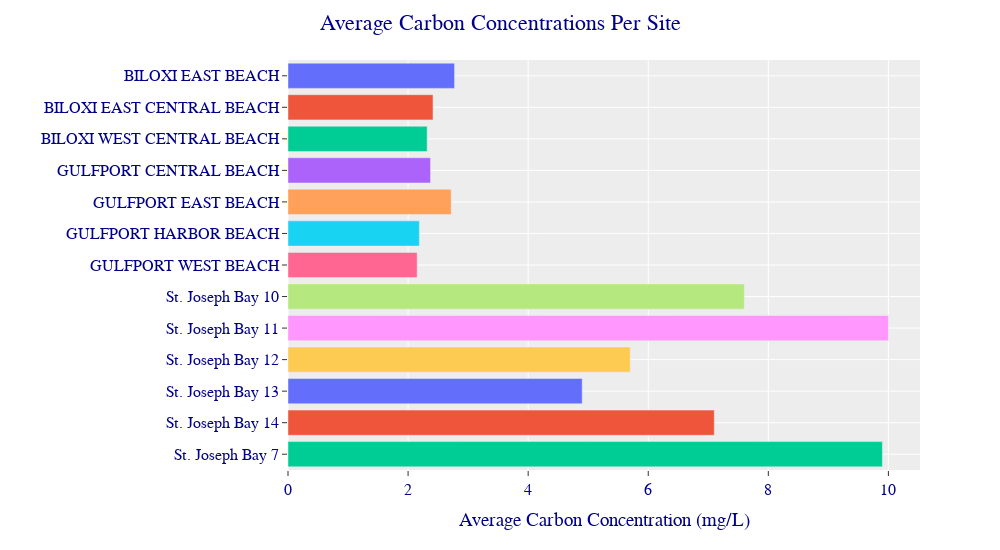

The notebook cell saved with this chart:
### Code cell
fig = px.bar(DFCombined,
                 x='ResultMeasureValue_x',
             y = 'MonitoringLocationName_x',
                   color = 'MonitoringLocationName_x')

fig.update_layout(template="ggplot2",
                  title='Average Carbon Concentrations Per Site',
                  title_x=0.5,
                  yaxis={'categoryorder': 'category descending'},
                  xaxis_title="Average Carbon Concentration (mg/L)",
                  yaxis_title="",
                  showlegend = False,
                  font={'family':"Gravitas One, monospace",'size':16,'color':"Darkblue"},
                  autosize=False,
                  width=1000,
                  height=550)
fig.show()

### Figure 1 — Plotly figure (JSON) as saved in the notebook; plotly's stock layout.template omitted (floating-point values rounded to 4 significant figures)
{"data": [{"alignmentgroup": "True", "hovertemplate": "MonitoringLocationName_x=%{y}<br>ResultMeasureValue_x=%{x}<extra></extra>", "legendgroup": "BILOXI EAST BEACH", "marker": {"color": "#636efa", "pattern": {"shape": ""}}, "name": "BILOXI EAST BEACH", "offsetgroup": "BILOXI EAST BEACH", "orientation": "h", "showlegend": true, "textposition": "auto", "type": "bar", "x": [2.774], "xaxis": "x", "y": ["BILOXI EAST BEACH"], "yaxis": "y"}, {"alignmentgroup": "True", "hovertemplate": "MonitoringLocationName_x=%{y}<br>ResultMeasureValue_x=%{x}<extra></extra>", "legendgroup": "BILOXI EAST CENTRAL BEACH", "marker": {"color": "#EF553B", "pattern": {"shape": ""}}, "name": "BILOXI EAST CENTRAL BEACH", "offsetgroup": "BILOXI EAST CENTRAL BEACH", "orientation": "h", "showlegend": true, "textposition": "auto", "type": "bar", "x": [2.415], "xaxis": "x", "y": ["BILOXI EAST CENTRAL BEACH"], "yaxis": "y"}, {"alignmentgroup": "True", "hovertemplate": "MonitoringLocationName_x=%{y}<br>ResultMeasureValue_x=%{x}<extra></extra>", "legendgroup": "BILOXI WEST CENTRAL BEACH", "marker": {"color": "#00cc96", "pattern": {"shape": ""}}, "name": "BILOXI WEST CENTRAL BEACH", "offsetgroup": "BILOXI WEST CENTRAL BEACH", "orientation": "h", "showlegend": true, "textposition": "auto", "type": "bar", "x": [2.318], "xaxis": "x", "y": ["BILOXI WEST CENTRAL BEACH"], "yaxis": "y"}, {"alignmentgroup": "True", "hovertemplate": "MonitoringLocationName_x=%{y}<br>ResultMeasureValue_x=%{x}<extra></extra>", "legendgroup": "GULFPORT CENTRAL BEACH", "marker": {"color": "#ab63fa", "pattern": {"shape": ""}}, "name": "GULFPORT CENTRAL BEACH", "offsetgroup": "GULFPORT CENTRAL BEACH", "orientation": "h", "showlegend": true, "textposition": "auto", "type": "bar", "x": [2.374], "xaxis": "x", "y": ["GULFPORT CENTRAL BEACH"], "yaxis": "y"}, {"alignmentgroup": "True", "hovertemplate": "MonitoringLocationName_x=%{y}<br>ResultMeasureValue_x=%{x}<extra></extra>", "legendgroup": "GULFPORT EAST BEACH", "marker": {"color": "#FFA15A", "pattern": {"shape": ""}}, "name": "GULFPORT EAST BEACH", "offsetgroup": "GULFPORT EAST BEACH", "orientation": "h", "showlegend": true, "textposition": "auto", "type": "bar", "x": [2.718], "xaxis": "x", "y": ["GULFPORT EAST BEACH"], "yaxis": "y"}, {"alignmentgroup": "True", "hovertemplate": "MonitoringLocationName_x=%{y}<br>ResultMeasureValue_x=%{x}<extra></extra>", "legendgroup": "GULFPORT HARBOR BEACH", "marker": {"color": "#19d3f3", "pattern": {"shape": ""}}, "name": "GULFPORT HARBOR BEACH", "offsetgroup": "GULFPORT HARBOR BEACH", "orientation": "h", "showlegend": true, "textposition": "auto", "type": "bar", "x": [2.188], "xaxis": "x", "y": ["GULFPORT HARBOR BEACH"], "yaxis": "y"}, {"alignmentgroup": "True", "hovertemplate": "MonitoringLocationName_x=%{y}<br>ResultMeasureValue_x=%{x}<extra></extra>", "legendgroup": "GULFPORT WEST BEACH", "marker": {"color": "#FF6692", "pattern": {"shape": ""}}, "name": "GULFPORT WEST BEACH", "offsetgroup": "GULFPORT WEST BEACH", "orientation": "h", "showlegend": true, "textposition": "auto", "type": "bar", "x": [2.151], "xaxis": "x", "y": ["GULFPORT WEST BEACH"], "yaxis": "y"}, {"alignmentgroup": "True", "hovertemplate": "MonitoringLocationName_x=%{y}<br>ResultMeasureValue_x=%{x}<extra></extra>", "legendgroup": "St. Joseph Bay 10", "marker": {"color": "#B6E880", "pattern": {"shape": ""}}, "name": "St. Joseph Bay 10", "offsetgroup": "St. Joseph Bay 10", "orientation": "h", "showlegend": true, "textposition": "auto", "type": "bar", "x": [7.6], "xaxis": "x", "y": ["St. Joseph Bay 10"], "yaxis": "y"}, {"alignmentgroup": "True", "hovertemplate": "MonitoringLocationName_x=%{y}<br>ResultMeasureValue_x=%{x}<extra></extra>", "legendgroup": "St. Joseph Bay 11", "marker": {"color": "#FF97FF", "pattern": {"shape": ""}}, "name": "St. Joseph Bay 11", "offsetgroup": "St. Joseph Bay 11", "orientation": "h", "showlegend": true, "textposition": "auto", "type": "bar", "x": [10], "xaxis": "x", "y": ["St. Joseph Bay 11"], "yaxis": "y"}, {"alignmentgroup": "True", "hovertemplate": "MonitoringLocationName_x=%{y}<br>ResultMeasureValue_x=%{x}<extra></extra>", "legendgroup": "St. Joseph Bay 12", "marker": {"color": "#FECB52", "pattern": {"shape": ""}}, "name": "St. Joseph Bay 12", "offsetgroup": "St. Joseph Bay 12", "orientation": "h", "showlegend": true, "textposition": "auto", "type": "bar", "x": [5.7], "xaxis": "x", "y": ["St. Joseph Bay 12"], "yaxis": "y"}, {"alignmentgroup": "True", "hovertemplate": "MonitoringLocationName_x=%{y}<br>ResultMeasureValue_x=%{x}<extra></extra>", "legendgroup": "St. Joseph Bay 13", "marker": {"color": "#636efa", "pattern": {"shape": ""}}, "name": "St. Joseph Bay 13", "offsetgroup": "St. Joseph Bay 13", "orientation": "h", "showlegend": true, "textposition": "auto", "type": "bar", "x": [4.9], "xaxis": "x", "y": ["St. Joseph Bay 13"], "yaxis": "y"}, {"alignmentgroup": "True", "hovertemplate": "MonitoringLocationName_x=%{y}<br>ResultMeasureValue_x=%{x}<extra></extra>", "legendgroup": "St. Joseph Bay 14", "marker": {"color": "#EF553B", "pattern": {"shape": ""}}, "name": "St. Joseph Bay 14", "offsetgroup": "St. Joseph Bay 14", "orientation": "h", "showlegend": true, "textposition": "auto", "type": "bar", "x": [7.1], "xaxis": "x", "y": ["St. Joseph Bay 14"], "yaxis": "y"}, {"alignmentgroup": "True", "hovertemplate": "MonitoringLocationName_x=%{y}<br>ResultMeasureValue_x=%{x}<extra></extra>", "legendgroup": "St. Joseph Bay 7", "marker": {"color": "#00cc96", "pattern": {"shape": ""}}, "name": "St. Joseph Bay 7", "offsetgroup": "St. Joseph Bay 7", "orientation": "h", "showlegend": true, "textposition": "auto", "type": "bar", "x": [9.9], "xaxis": "x", "y": ["St. Joseph Bay 7"], "yaxis": "y"}], "layout": {"autosize": false, "barmode": "relative", "font": {"color": "Darkblue", "family": "Gravitas One, monospace", "size": 16}, "height": 550, "legend": {"title": {"text": "MonitoringLocationName_x"}, "tracegroupgap": 0}, "margin": {"t": 60}, "showlegend": false, "title": {"text": "Average Carbon Concentrations Per Site", "x": 0.5}, "width": 1000, "xaxis": {"anchor": "y", "autorange": true, "domain": [0, 1], "range": [0, 10.53], "title": {"text": "Average Carbon Concentration (mg/L)"}, "type": "linear"}, "yaxis": {"anchor": "x", "autorange": true, "categoryarray": ["St. Joseph Bay 7", "St. Joseph Bay 14", "St. Joseph Bay 13", "St. Joseph Bay 12", "St. Joseph Bay 11", "St. Joseph Bay 10", "GULFPORT WEST BEACH", "GULFPORT HARBOR BEACH", "GULFPORT EAST BEACH", "GULFPORT CENTRAL BEACH", "BILOXI WEST CENTRAL BEACH", "BILOXI EAST CENTRAL BEACH", "BILOXI EAST BEACH"], "categoryorder": "category descending", "domain": [0, 1], "range": [-0.5, 12.5], "title": {"text": ""}, "type": "category"}}}
